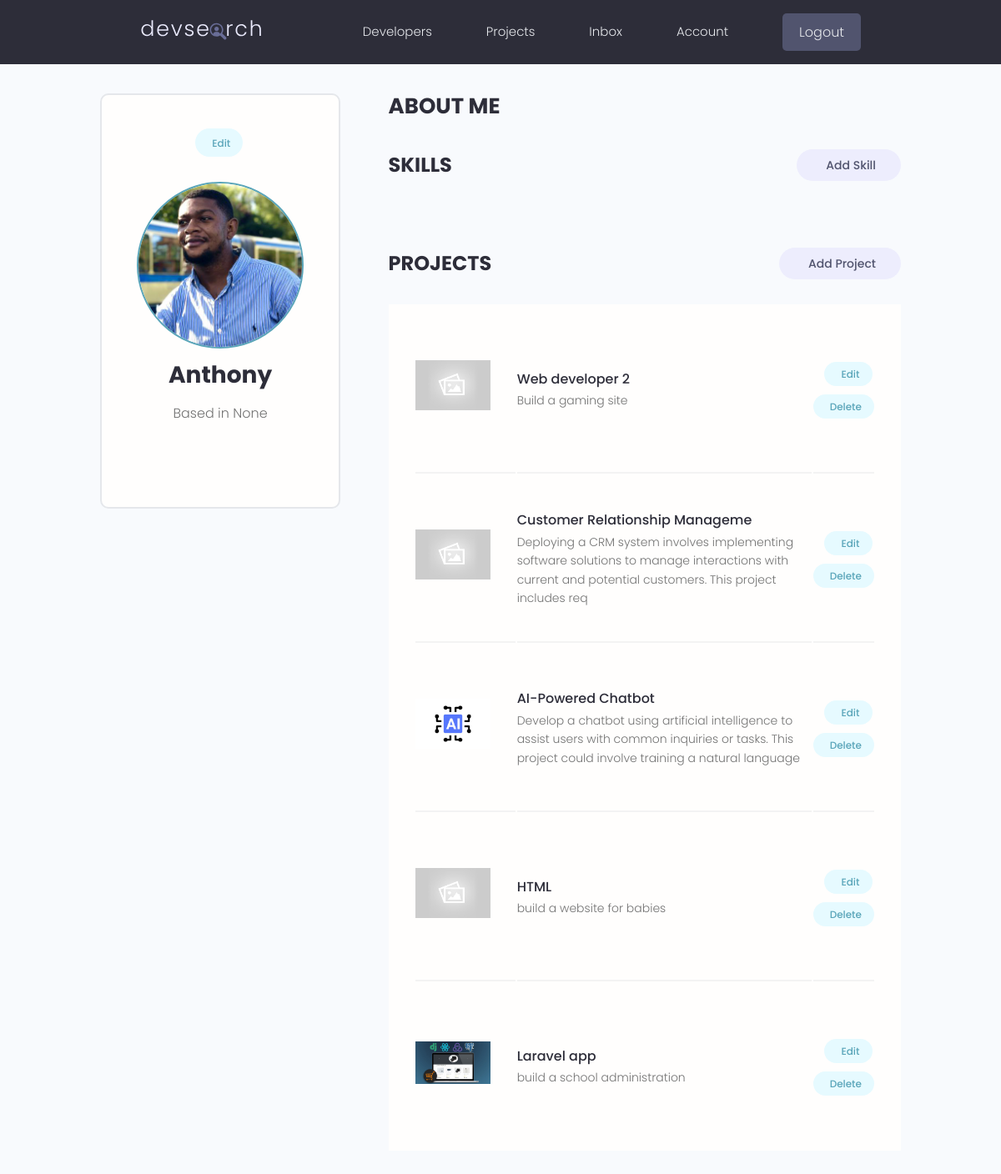
/account/ (signed in), run on the app's committed database.
### users/models.py (models this page shows, shortened)
class Profile(models.Model):
    user = models.OneToOneField(
        User, on_delete=models.CASCADE, null=True, blank=True)
    name = models.CharField(max_length=200, blank=True, null=True)
    email = models.EmailField(max_length=500, blank=True, null=True)
    username = models.CharField(max_length=200, blank=True, null=True)
    location = models.CharField(max_length=200, blank=True, null=True)
    short_intro = models.CharField(max_length=200, blank=True, null=True)
    bio = models.TextField(blank=True, null=True)
    profile_image = models.ImageField(
        null=True, blank=True, upload_to='profiles/', default="profiles/user-default.png")
    social_github = models.CharField(max_length=200, blank=True, null=True)
    social_twitter = models.CharField(max_length=200, blank=True, null=True)
    social_linkedin = models.CharField(max_length=200, blank=True, null=True)
    social_youtube = models.CharField(max_length=200, blank=True, null=True)
    social_website = models.CharField(max_length=200, blank=True, null=True)
    created = models.DateTimeField(auto_now_add=True)
    id = models.UUIDField(default=uuid.uuid4, unique=True,
                          primary_key=True, editable=False)
    class Meta:
        ordering = ['created']
    @property
    def imageURL(self):
        try:
            url = self.profile_image.url
        except:
            url = ''
        return url

### projects/models.py (models this page shows, shortened)
class Project(models.Model):
    owner = models.ForeignKey(
        Profile, null=True, blank=True, on_delete=models.CASCADE)
    title = models.CharField(max_length=200)
    description = models.TextField(null=True, blank=True)
    featured_image = models.ImageField(
        null=True, blank=True, default="default.jpg")
    demo_link = models.CharField(max_length=2000, null=True, blank=True)
    source_link = models.CharField(max_length=2000, null=True, blank=True)
    tags = models.ManyToManyField('Tag', blank=True)
    vote_total = models.IntegerField(default=0, null=True, blank=True)
    vote_ratio = models.IntegerField(default=0, null=True, blank=True)
    created = models.DateTimeField(auto_now_add=True)
    id = models.UUIDField(default=uuid.uuid4, unique=True,
                          primary_key=True, editable=False)
    class Meta:
        ordering = ['-vote_ratio', '-vote_total', 'title']
    @property
    def imageURL(self):
        try:
            url = self.featured_image.url
        except:
            url = ''
        return url

### users/views.py (the view)
# urls.py: path('account/', views.userAccount, name="account"),
@login_required(login_url='login')
def userAccount(request):
    profile = request.user.profile
    skills = profile.skill_set.all()
    projects = profile.project_set.all()
    context = {'profile': profile, 'skills': skills, 'projects': projects}
    return render(request, 'users/account.html', context)

### users/templates/users/account.html (shortened to what this page needs)
{% extends 'main.html' %}
{% block content %}
<main class="settingsPage profile my-md">
  <div class="container">
    <div class="layout">
      <div class="column column--1of3">
        <div class="card text-center">
          <div class="card__body dev">
            <a class="tag tag--pill tag--main settings__btn" href="{% url 'edit-account' %}">
              Edit</a>
            <img class="avatar avatar--xl dev__avatar" src="{{profile.imageURL}}" />
            <h2 class="dev__name">{{profile.name}}</h2>
            <p class="dev__location">Based in {{profile.location}}</p>
          </div>
        </div>
      </div>
      <div class="column column--2of3">
        <div class="devInfo">
          <h3 class="devInfo__title">About Me</h3>
        </div>
        <div class="settings">
          <h3 class="settings__title">Skills</h3>
          <a class="tag tag--pill tag--sub settings__btn tag--lg" href="{% url 'create-skill' %}"> Add Skill</a>
        </div>
        <div class="settings">
          <h3 class="settings__title">Projects</h3>
          <a class="tag tag--pill tag--sub settings__btn tag--lg" href="{% url 'create-project' %}"> Add Project</a>
        </div>
        <table class="settings__table">
          {% for project in projects %}
          <tr>
            <td class="settings__thumbnail">
              <a href="{% url 'project' project.id %}"><img src="{{project.imageURL}}" alt="Project Thumbnail" /></a>
            </td>
            <td class="settings__tableInfo">
              <a href="{% url 'project' project.id %}">{{project.title}}</a>
              <p>{{project.description|slice:"150"}}</p>
            </td>
            <td class="settings__tableActions">
              <a class="tag tag--pill tag--main settings__btn" href="{% url 'update-project' project.id %}"> Edit</a>
              <a class="tag tag--pill tag--main settings__btn"
                href="{% url 'delete-project'  project.id %}?next=/account">
                Delete</a>
            </td>
          </tr>
          {% endfor %}
        </table>
      </div>
    </div>
  </div>
</main>
{% endblock %}

### static/styles/app.css (style rules this page uses)
:root { --color-sub: #2d2d39; }
.card { border: 2px solid var(--color-light); }
img { width: 100%; }
.profile .card > .dev { padding: 4rem; }
.dev__avatar { display: block; margin: auto; }
.dev__name { color: var(--color-sub); font-size: 2.8rem; font-weight: 700; margin-top: 1rem; margin-bottom: 0.5rem; }
.dev__location { margin-top: 1rem; }
.devInfo { margin-bottom: 3rem; }
.devInfo__title, .devInfo__subtitle { font-size: 2.6rem; color: var(--color-sub); text-transform: uppercase; font-weight: 700; margin-bottom: 1.5rem; }
.settingsPage .dev > .settings__btn { display: inline-block; margin-bottom: 3rem; }
.settings { display: flex; justify-content: space-between; align-items: center; }
.settings__title { font-size: 2.4rem; text-transform: uppercase; font-weight: 700; color: var(--color-sub); }
.settings__table { margin-top: 3rem; margin-bottom: 5rem; padding: 0 3rem; background: var(--color-white); }
.settings__table tr { width: 100%; }
.settings__table tr > td { padding: 2rem 0; }
.settings__table tr:not(:last-child) td { border-bottom: 2px solid var(--color-white-light); }
.settings__thumbnail { width: 23%; min-width: 10rem; }
.settings__thumbnail img { padding-right: 3rem; height: 15rem; object-fit: contain; }
.settings__tableInfo { width: 100%; }
.settings__tableInfo h4, .settings__tableInfo a { padding-right: 1rem; width: auto; font-size: 1.6rem; font-weight: 500; color: var(--color-sub); }
.settings__tableInfo p { font-size: 1.4rem; }
.settings__tableActions { text-align: right; }

### static/uikit/styles/modules/_variables.css (style rules this page uses)
:root { --color-main: #5aa5b9; --color-main-light: #e6faff; --color-sub: #3f4156; --color-sub-light: #51546e; --color-sub-lighter: #ededfd; --color-text: #737373; --color-gray: #8b8b8b; --color-light: #e5e7eb; --color-light-gray: #767676; --color-bg: #f8fafd; --color-white: #fffefd; --color-white-light: #f3f3f3; --color-success: #359e64; --color-success-bg: #def8e8; --color-error: #fc4b0b; --color-error-bg: #fff2ee; --font-base: 'Poppins', arial, helvetica, 'Segoe UI', roboto, ubuntu, sans-serif; --font-monospace: 'Fira Code', 'Courier New', courier, monospace; --font-regular: 300; --font-medium: 500; --font-bold: 700; --generic-shadow: 1px 1px 5px #00000010; --generic-transition: all 0.3s ease-in-out; }

### static/uikit/styles/modules/_base.css (style rules this page uses)
* { margin: 0; padding: 0; box-sizing: border-box; text-rendering: optimizeLegibility; color: inherit; font-size: inherit; }
html { font-size: 50%; }
@media only screen and (min-width: 480px) { html { font-size: 56.25%; } }
@media only screen and (min-width: 1200px) { html { font-size: 62.5%; } }
body { line-height: 1.6; font-weight: 400; font-size: 1.5rem; color: var(--color-text); background-color: var(--color-bg); min-height: 100vh; }

### static/uikit/styles/modules/_typography.css (style rules this page uses)
* { font-family: var(--font-base); }
h2 { font-size: 3.6rem; font-weight: var(--font-bold); }
h3 { font-size: 3.2rem; font-weight: var(--font-medium); }
p, span, strong { font-size: 1.6rem; color: var(--color-text); font-weight: var(--font-regular); }
a { padding-bottom: 2px; text-decoration: none; display: inline-block; color: var(--color-main); font-weight: var(--font-medium); }

### static/uikit/styles/modules/_utilities.css (style rules this page uses)
.container { width: 92%; max-width: 165rem; margin: 0 auto; box-sizing: border-box; }
@media screen and (min-width: 1000px) { .container { width: 90%; } }
@media screen and (min-width: 1200px) { .container { width: 80%; } }
.text-center { text-align: center; }
.my-md { margin: 3rem auto; }

### static/uikit/styles/modules/_avatar.css (style rules this page uses)
.avatar { border-radius: 50%; border: 2px solid var(--color-main); object-fit: cover; }
.avatar--xl { height: 20rem; width: 20rem; }

### static/uikit/styles/modules/_card.css (style rules this page uses)
.card { border-radius: 1rem; background-color: var(--color-white); border: 1.5px solid var(--color-light); width: auto; height: auto; margin-top: 0.5rem; margin-bottom: 0.5rem; overflow: hidden; }
.card__body, .card__header { padding: 2rem 2.5rem; }

### static/uikit/styles/modules/_tag.css (style rules this page uses)
.tag { display: inline-flex; align-items: center; background-color: var(--color-sub); height: -webkit-fit-content; height: -moz-fit-content; height: fit-content; width: -webkit-fit-content; width: -moz-fit-content; width: fit-content; border-radius: 0.5rem; padding: 0.5rem 1.5rem; font-size: 1.2rem; cursor: pointer; }
.tag:not(:last-child) { margin-right: 0.25rem; margin-bottom: 0.75rem; }
.tag--pill { border-radius: 5rem; }
.tag--main, .tag--main > small { background: var(--color-main-light); color: var(--color-main); font-weight: 500; }
.tag--sub, .tag--sub > small { background: var(--color-sub-lighter); color: var(--color-sub-light); font-weight: 500; }
.tag--lg { padding: 0.8rem 3rem; font-size: 1.4rem; }

### data on the page
Profile: imageURL (picture), name "Anthony", location "None"
Project: imageURL (placeholder picture), title "Web developer 2", description "Build a gaming site"
Project: imageURL (placeholder picture), title "Customer Relationship Manageme", description "Deploying a CRM system involves implementing software solutions to manage interactions with current and potential customers. This project includes req"
Project: imageURL (picture), title "AI-Powered Chatbot", description "Develop a chatbot using artificial intelligence to assist users with common inquiries or tasks. This project could involve training a natural language"
Project: imageURL (placeholder picture), title "HTML", description "build a website for babies"
Project: imageURL (picture), title "Laravel app", description "build a school administration"
